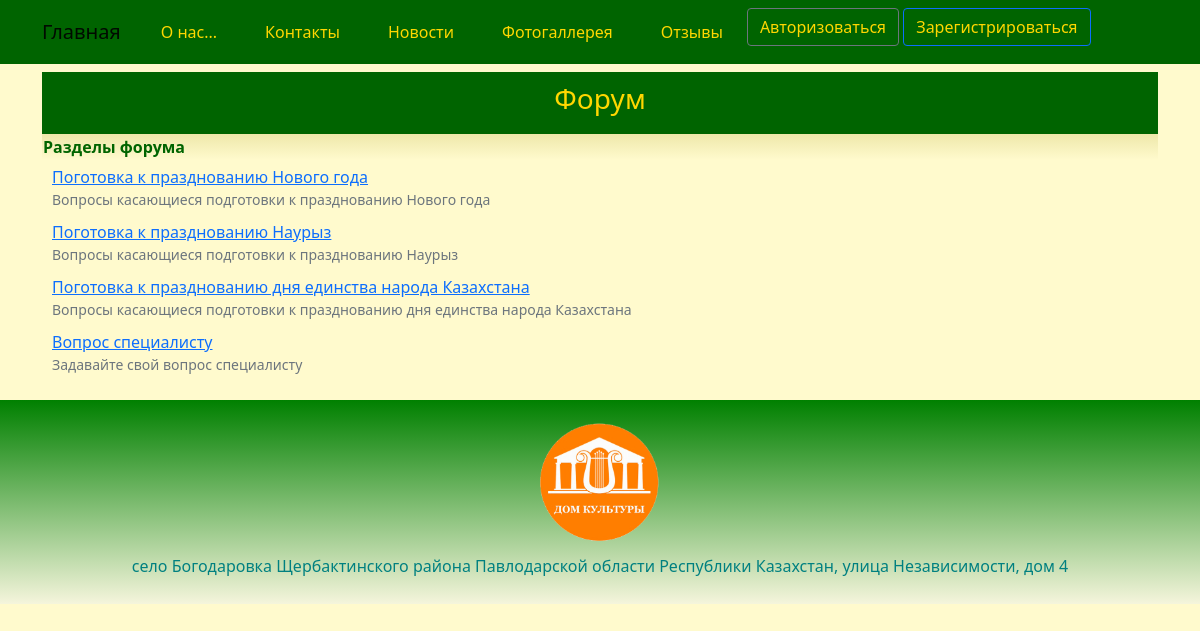
The app's page /forum/ with its own data.
### house/models.py (models this page shows, shortened)
class Board(models.Model):
    name = models.CharField(_('board_name'), max_length=128, unique=True)
    description = models.TextField(_('board_description'))
    class Meta:
        db_table = 'board'

### house/views.py (the view)
# urls.py: path('forum/', views.forum, name='forum'),
def forum(request):
    boards = Board.objects.all()
    return render(request, 'forum/home.html', {'boards': boards})

### templates/forum/home.html (shortened to what this page needs)
{% extends "base.html" %}
{% load i18n %}
{% block content %}
<div class="div-width-100-text-center">
	<h3>{% trans "forum" %}</h3>
</div>
<table class="table-forum">
	<thead>
		<tr>
			<th>{% trans "Boards" %}</th>
		</tr>
	</thead>
	<tbody>
		{% for board in boards %}
		<tr>
			<td>
				<a href="{% url 'board_topics' board.pk %}">{{ board.name }}</a>
				<small class="text-muted d-block">{{ board.description }}</small>
			</td>
		</tr>
		{% endfor %}
	</tbody>
</table>
{% endblock content %}

### static/css/styles.css (style rules this page uses)
:root { --navbar-background-color: DarkGreen; --navbar-text-color: Gold; --main-background-color-light: LemonChiffon; --main-background-color-dark: PaleGoldenrod; --main-text-color: DarkGreen; --main-header-color: DarkOliveGreen; --main-text-attention-color: Purple; --footer-background-color-light: Beige; --footer-background-color-dark: Green; --footer-text-color: Teal; --card-background-color-light: LemonChiffon; --card-background-color-dark: PaleGoldenrod; --card-text-color: SeaGreen; --table-background-color-light: LemonChiffon; --table-background-color-dark: PaleGoldenrod; --table-text-color: DarkGreen; --star-size: 30px; --star-color: Yellow; --star-background: Gold ; }
body { background-color: var(--main-background-color-light); }
h1, h2, h3, h4, h5, h6 { color: var(--main-header-color); }
.div-width-100-text-center { background-color: var(--main-text-color); color: Gold; text-align: center; padding-top: 10px; padding-bottom: 10px; }
.div-width-100-text-center h3 { color: Gold; }
.table-forum { width: 100%; border: none; margin-bottom: 20px; }
.table-forum thead { background-image: linear-gradient(top, var(--main-background-color-dark), var(--main-background-color-light)); background-image: -o-linear-gradient(top, var(--main-background-color-dark), var(--main-background-color-light)); background-image: -moz-linear-gradient(top, var(--main-background-color-dark), var(--main-background-color-light)); background-image: -webkit-linear-gradient(top, var(--main-background-color-dark), var(--main-background-color-light)); color: var(--main-text-color); padding: 10px; }
.table-forum tbody { background-color: var(--main-background-color-light); }
.table-forum td { background-color: var(--main-background-color-light); color: var(--main-text-color); text-align: left; border: none; padding: 5px 10px; vertical-align: top; }

### records on screen
Board: name "Поготовка к празднованию Нового года", description "Вопросы касающиеся подготовки к празднованию Нового года"
Board: name "Поготовка к празднованию Наурыз", description "Вопросы касающиеся подготовки к празднованию Наурыз"
Board: name "Поготовка к празднованию дня единства народа Казахстана", description "Вопросы касающиеся подготовки к празднованию дня единства народа Казахстана"
Board: name "Вопрос специалисту", description "Задавайте свой вопрос специалисту"
